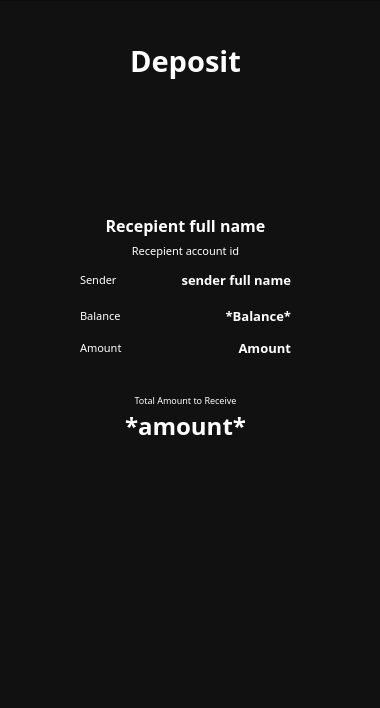
<?xml version="1.0" encoding="UTF-8"?>
<ui version="4.0">
 <class>Dialog</class>
 <widget class="QDialog" name="Dialog">
  <property name="geometry">
   <rect>
    <x>0</x>
    <y>0</y>
    <width>380</width>
    <height>708</height>
   </rect>
  </property>
  <property name="minimumSize">
   <size>
    <width>380</width>
    <height>708</height>
   </size>
  </property>
  <property name="windowTitle">
   <string>Dialog</string>
  </property>
  <widget class="QFrame" name="frame">
   <property name="geometry">
    <rect>
     <x>-20</x>
     <y>0</y>
     <width>421</width>
     <height>731</height>
    </rect>
   </property>
   <property name="styleSheet">
    <string notr="true">background-color: #111111;</string>
   </property>
   <property name="frameShape">
    <enum>QFrame::StyledPanel</enum>
   </property>
   <property name="frameShadow">
    <enum>QFrame::Raised</enum>
   </property>
   <widget class="QPushButton" name="confirmButton">
    <property name="geometry">
     <rect>
      <x>30</x>
      <y>520</y>
      <width>361</width>
      <height>71</height>
     </rect>
    </property>
    <property name="styleSheet">
     <string notr="true">color:white;</string>
    </property>
    <property name="text">
     <string/>
    </property>
    <property name="icon">
     <iconset>
      <normaloff>../../Downloads/Group 59.png</normaloff>../../Downloads/Group 59.png</iconset>
    </property>
    <property name="iconSize">
     <size>
      <width>225</width>
      <height>225</height>
     </size>
    </property>
    <property name="flat">
     <bool>true</bool>
    </property>
   </widget>
   <widget class="QLabel" name="amounttosend">
    <property name="geometry">
     <rect>
      <x>90</x>
      <y>410</y>
      <width>231</width>
      <height>31</height>
     </rect>
    </property>
    <property name="font">
     <font>
      <family>Montserrat ExtraBold</family>
      <pointsize>18</pointsize>
      <bold>true</bold>
     </font>
    </property>
    <property name="styleSheet">
     <string notr="true">color: white;background-color: opacity(0%);</string>
    </property>
    <property name="text">
     <string>*amount*</string>
    </property>
    <property name="alignment">
     <set>Qt::AlignCenter</set>
    </property>
   </widget>
   <widget class="QLabel" name="label_5">
    <property name="geometry">
     <rect>
      <x>90</x>
      <y>390</y>
      <width>231</width>
      <height>20</height>
     </rect>
    </property>
    <property name="font">
     <font>
      <family>Montserrat Medium</family>
      <pointsize>7</pointsize>
     </font>
    </property>
    <property name="styleSheet">
     <string notr="true">color: white;background-color: opacity(0%);</string>
    </property>
    <property name="text">
     <string>Total Amount to Receive</string>
    </property>
    <property name="alignment">
     <set>Qt::AlignCenter</set>
    </property>
   </widget>
   <widget class="QLabel" name="label_3">
    <property name="geometry">
     <rect>
      <x>100</x>
      <y>305</y>
      <width>49</width>
      <height>21</height>
     </rect>
    </property>
    <property name="font">
     <font>
      <family>Montserrat Medium</family>
      <pointsize>8</pointsize>
     </font>
    </property>
    <property name="styleSheet">
     <string notr="true">color: white;background-color: opacity(0%);</string>
    </property>
    <property name="text">
     <string>Balance</string>
    </property>
   </widget>
   <widget class="QLabel" name="receiverID">
    <property name="geometry">
     <rect>
      <x>80</x>
      <y>240</y>
      <width>251</width>
      <height>21</height>
     </rect>
    </property>
    <property name="font">
     <font>
      <family>Montserrat Light</family>
      <pointsize>8</pointsize>
     </font>
    </property>
    <property name="styleSheet">
     <string notr="true">color: white;background-color: opacity(0%);</string>
    </property>
    <property name="text">
     <string>Recepient account id</string>
    </property>
    <property name="alignment">
     <set>Qt::AlignCenter</set>
    </property>
   </widget>
   <widget class="QLabel" name="receiverName">
    <property name="geometry">
     <rect>
      <x>80</x>
      <y>210</y>
      <width>251</width>
      <height>31</height>
     </rect>
    </property>
    <property name="font">
     <font>
      <family>Montserrat SemiBold</family>
      <pointsize>12</pointsize>
      <bold>true</bold>
     </font>
    </property>
    <property name="styleSheet">
     <string notr="true">color: white;background-color: opacity(0%);</string>
    </property>
    <property name="text">
     <string>Recepient full name</string>
    </property>
    <property name="alignment">
     <set>Qt::AlignCenter</set>
    </property>
   </widget>
   <widget class="QLabel" name="userbalance">
    <property name="geometry">
     <rect>
      <x>200</x>
      <y>300</y>
      <width>111</width>
      <height>31</height>
     </rect>
    </property>
    <property name="font">
     <font>
      <family>Montserrat ExtraBold</family>
      <pointsize>10</pointsize>
      <bold>true</bold>
     </font>
    </property>
    <property name="styleSheet">
     <string notr="true">color: white;background-color: opacity(0%);</string>
    </property>
    <property name="text">
     <string>*Balance*</string>
    </property>
    <property name="alignment">
     <set>Qt::AlignRight|Qt::AlignTrailing|Qt::AlignVCenter</set>
    </property>
   </widget>
   <widget class="QLabel" name="depositType">
    <property name="geometry">
     <rect>
      <x>170</x>
      <y>270</y>
      <width>141</width>
      <height>20</height>
     </rect>
    </property>
    <property name="font">
     <font>
      <family>Montserrat ExtraBold</family>
      <pointsize>10</pointsize>
      <bold>true</bold>
     </font>
    </property>
    <property name="styleSheet">
     <string notr="true">color: white;background-color: opacity(0%);</string>
    </property>
    <property name="text">
     <string>sender full name</string>
    </property>
    <property name="alignment">
     <set>Qt::AlignRight|Qt::AlignTrailing|Qt::AlignVCenter</set>
    </property>
   </widget>
   <widget class="QLabel" name="label_7">
    <property name="geometry">
     <rect>
      <x>130</x>
      <y>40</y>
      <width>151</width>
      <height>41</height>
     </rect>
    </property>
    <property name="font">
     <font>
      <family>Montserrat SemiBold</family>
      <pointsize>22</pointsize>
      <bold>true</bold>
     </font>
    </property>
    <property name="styleSheet">
     <string notr="true">color:white;
background-color: opacity(0%);</string>
    </property>
    <property name="text">
     <string>Deposit</string>
    </property>
    <property name="alignment">
     <set>Qt::AlignCenter</set>
    </property>
   </widget>
   <widget class="QPushButton" name="cancelButton">
    <property name="geometry">
     <rect>
      <x>40</x>
      <y>30</y>
      <width>41</width>
      <height>61</height>
     </rect>
    </property>
    <property name="styleSheet">
     <string notr="true"/>
    </property>
    <property name="text">
     <string/>
    </property>
    <property name="icon">
     <iconset>
      <normaloff>../../Downloads/Group 30.png</normaloff>../../Downloads/Group 30.png</iconset>
    </property>
    <property name="iconSize">
     <size>
      <width>30</width>
      <height>30</height>
     </size>
    </property>
    <property name="flat">
     <bool>true</bool>
    </property>
   </widget>
   <widget class="QLabel" name="label">
    <property name="geometry">
     <rect>
      <x>60</x>
      <y>160</y>
      <width>291</width>
      <height>321</height>
     </rect>
    </property>
    <property name="styleSheet">
     <string notr="true">background-color: opacity(0%);</string>
    </property>
    <property name="text">
     <string/>
    </property>
    <property name="pixmap">
     <pixmap>../../Downloads/Subtract(4).png</pixmap>
    </property>
    <property name="scaledContents">
     <bool>true</bool>
    </property>
   </widget>
   <widget class="QLabel" name="label_2">
    <property name="geometry">
     <rect>
      <x>170</x>
      <y>120</y>
      <width>71</width>
      <height>71</height>
     </rect>
    </property>
    <property name="styleSheet">
     <string notr="true">background-color: opacity(0%);</string>
    </property>
    <property name="text">
     <string/>
    </property>
    <property name="pixmap">
     <pixmap>../../Downloads/Rectangle 37 1(1).png</pixmap>
    </property>
    <property name="scaledContents">
     <bool>true</bool>
    </property>
   </widget>
   <widget class="QLabel" name="label_4">
    <property name="geometry">
     <rect>
      <x>90</x>
      <y>380</y>
      <width>231</width>
      <height>71</height>
     </rect>
    </property>
    <property name="styleSheet">
     <string notr="true">border-radius: 10px;
background-color: #111111;</string>
    </property>
    <property name="text">
     <string/>
    </property>
    <property name="scaledContents">
     <bool>true</bool>
    </property>
   </widget>
   <widget class="QLabel" name="label_6">
    <property name="geometry">
     <rect>
      <x>100</x>
      <y>340</y>
      <width>49</width>
      <height>16</height>
     </rect>
    </property>
    <property name="font">
     <font>
      <family>Montserrat Medium</family>
      <pointsize>8</pointsize>
     </font>
    </property>
    <property name="styleSheet">
     <string notr="true">color: white;background-color: opacity(0%);</string>
    </property>
    <property name="text">
     <string>Amount</string>
    </property>
   </widget>
   <widget class="QLabel" name="amount1">
    <property name="geometry">
     <rect>
      <x>190</x>
      <y>340</y>
      <width>121</width>
      <height>16</height>
     </rect>
    </property>
    <property name="font">
     <font>
      <family>Montserrat ExtraBold</family>
      <pointsize>10</pointsize>
      <bold>true</bold>
     </font>
    </property>
    <property name="styleSheet">
     <string notr="true">color: white;background-color: opacity(0%);</string>
    </property>
    <property name="text">
     <string>Amount</string>
    </property>
    <property name="alignment">
     <set>Qt::AlignRight|Qt::AlignTrailing|Qt::AlignVCenter</set>
    </property>
   </widget>
   <widget class="QLabel" name="label_8">
    <property name="geometry">
     <rect>
      <x>100</x>
      <y>270</y>
      <width>51</width>
      <height>20</height>
     </rect>
    </property>
    <property name="font">
     <font>
      <family>Montserrat Medium</family>
      <pointsize>8</pointsize>
     </font>
    </property>
    <property name="styleSheet">
     <string notr="true">color: white;background-color: opacity(0%);</string>
    </property>
    <property name="text">
     <string>Sender</string>
    </property>
   </widget>
   <zorder>label</zorder>
   <zorder>confirmButton</zorder>
   <zorder>label_3</zorder>
   <zorder>receiverID</zorder>
   <zorder>receiverName</zorder>
   <zorder>userbalance</zorder>
   <zorder>depositType</zorder>
   <zorder>label_7</zorder>
   <zorder>cancelButton</zorder>
   <zorder>label_2</zorder>
   <zorder>label_4</zorder>
   <zorder>label_5</zorder>
   <zorder>amounttosend</zorder>
   <zorder>label_6</zorder>
   <zorder>amount1</zorder>
   <zorder>label_8</zorder>
  </widget>
 </widget>
 <resources/>
 <connections/>
</ui>
